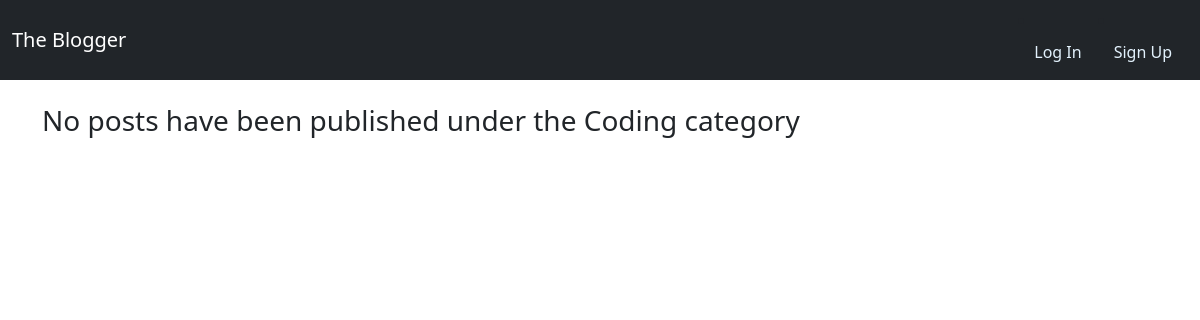
The app's page /category/coding/, older data.
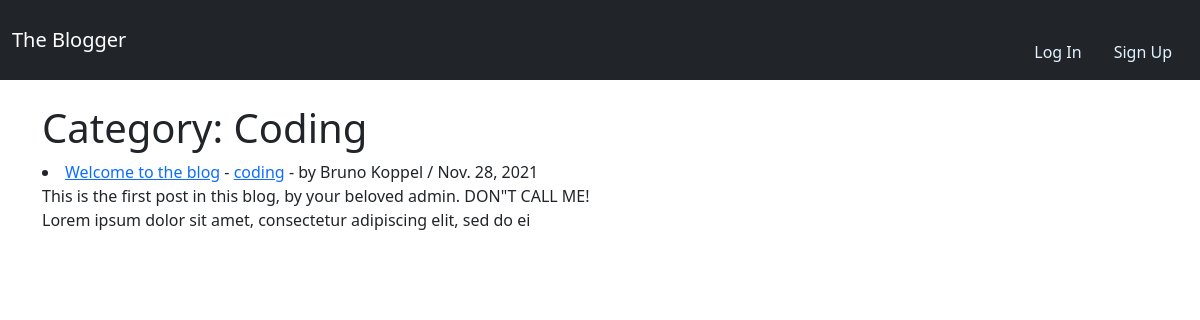
The same page, newer data.
### blogfeed/models.py (models this page shows, shortened)
class Post(models.Model):
  title = models.CharField(max_length=255)
  title_tag = models.CharField(max_length=255, default="the blogger")
  post_date = models.DateField(auto_now_add=True)
  author = models.ForeignKey(User, on_delete=models.CASCADE)
  body = models.TextField()
  date_added = models.DateTimeField(auto_now_add=True)
  category = models.CharField(max_length=255, default='uncategorized')

### blogfeed/views.py (the view)
# urls.py: path('category/<str:category_name>/', CategoryView, name='category'),
def CategoryView(request, category_name):
  category_posts = Post.objects.filter(category=category_name.replace('-',' '))
  return render(request, 'categories.html', {'category_name':category_name.replace('-', ' ').title(), 'category_posts': category_posts})

### blogfeed/templates/categories.html (shortened to what this page needs)
{% extends 'base.html' %}
{% block content %}
{% if category_posts %}
<h1>Category: {{ category_name }}</h1>
{% for post in category_posts %}
  <li>
    <a href="{% url 'post_details' post.pk %}">{{ post.title }}</a>
    -
    <a href="{% url 'category' post.category %}">{{ post.category }}</a>
    -
    by {{ post.author.first_name }} {{ post.author.last_name }}  / {{ post.post_date }}
    <br/>
    {{ post.body | slice:":150" | safe }}
  </li>
{% endfor%}
{% else %}
<h3> No posts have been published under the {{ category_name }} category </h3>
{% endif %}
{% endblock %}

### blogfeed/templates/base.html (shortened to what this page needs)
<!doctype html>
<html lang="en">
  <head>
    <link href="https://cdn.jsdelivr.net/npm/bootstrap@5.1.3/dist/css/bootstrap.min.css" rel="stylesheet">
  </head>
  <body>
    <nav class="navbar navbar-expand-lg navbar-dark bg-dark">
      <div class="container-fluid">
        <a class="navbar-brand" href="{% url 'home' %}">The Blogger</a>
        <div class="collapse navbar-collapse " id="navbarSupportedContent">
          {% if user.is_authenticated %}
            <li class="nav-item dropdown">
              <a class="nav-link active dropdown-toggle"  href="#" id="navbarDropdown" role="button" data-bs-toggle="dropdown" aria-expanded="false" style="color: #e3f2fd;">
                Logged in as, {{ user.username }}:  {{ user.first_name }} {{ user.last_name }}
              </a>
              <ul class="dropdown-menu" aria-labelledby="navbarDropdown">
                <li><a class="dropdown-item" href="{% url 'logout' %}">Profile</a></li>
                <li><a class="dropdown-item" href="{% url 'logout' %}">Settings</a></li>
                <li><a class="dropdown-item" href="{% url 'logout' %}">Log Out</a></li>
              </ul>
            </li>
          {% else %}
            <li class="nav-item">
              <a class="nav-link active" aria-current="page" style="color: #e3f2fd;" href="{% url 'login' %}">Log In</a>
            </li>
            <li class="nav-item">
              <a class="nav-link active" aria-current="page" style="color: #e3f2fd;" href="{% url 'register' %}">Sign Up</a>
            </li>
          {% endif %}
        </div>
      </div>
    </nav>
    <br/>
    <div class="container">
    {% block content %}
    {% endblock %}
    </div>
  </body>
</html>

Row changes from the older to the newer data that the page shows:
now on this page (row edited): Post: category "Coding", title "Welcome to the blog", category "coding", author.first_name "Bruno", author.last_name "Koppel", post_date "Nov. 28, 2021", body "This is the first post in this blog, by your beloved admin. DON\"T CALL ME! Lorem ipsum dolor sit amet, consectetur adipiscing elit, sed do ei"
Text that changed along with them:
{{ category_name }}: "Coding" → (not shown)
text no longer shown: "No posts have been published under the category"
text now shown: "Category:"
